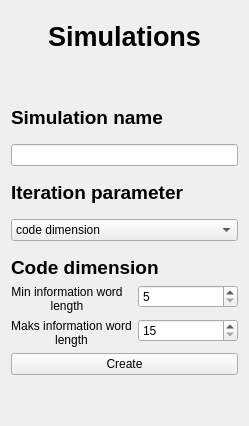
          <widget class="QWidget" name="page_simulation">
           <layout class="QVBoxLayout" name="verticalLayout_14">
            <property name="spacing">
             <number>15</number>
            </property>
            <item>
             <widget class="QLabel" name="lbl_page_coder_3">
              <property name="minimumSize">
               <size>
                <width>0</width>
                <height>50</height>
               </size>
              </property>
              <property name="maximumSize">
               <size>
                <width>16777215</width>
                <height>50</height>
               </size>
              </property>
              <property name="font">
               <font>
                <pointsize>20</pointsize>
                <bold>true</bold>
               </font>
              </property>
              <property name="text">
               <string>Simulations</string>
              </property>
              <property name="alignment">
               <set>Qt::AlignmentFlag::AlignCenter</set>
              </property>
             </widget>
            </item>
            <item>
             <spacer name="verticalSpacer">
              <property name="orientation">
               <enum>Qt::Orientation::Vertical</enum>
              </property>
              <property name="sizeType">
               <enum>QSizePolicy::Policy::Fixed</enum>
              </property>
              <property name="sizeHint" stdset="0">
               <size>
                <width>20</width>
                <height>30</height>
               </size>
              </property>
             </spacer>
            </item>
            <item>
             <layout class="QVBoxLayout" name="verticalLayout_10">
              <item>
               <widget class="QLabel" name="label_11">
                <property name="font">
                 <font>
                  <pointsize>14</pointsize>
                  <bold>true</bold>
                 </font>
                </property>
                <property name="text">
                 <string>Simulation name</string>
                </property>
               </widget>
              </item>
              <item>
               <widget class="QLineEdit" name="lineEdit_simName"/>
              </item>
             </layout>
            </item>
            <item>
             <layout class="QVBoxLayout" name="verticalLayout_12">
              <item>
               <widget class="QLabel" name="label_7">
                <property name="font">
                 <font>
                  <pointsize>14</pointsize>
                  <bold>true</bold>
                 </font>
                </property>
                <property name="text">
                 <string>Iteration parameter</string>
                </property>
               </widget>
              </item>
              <item>
               <widget class="QComboBox" name="cBox_simParam">
                <item>
                 <property name="text">
                  <string>code dimension</string>
                 </property>
                </item>
               </widget>
              </item>
             </layout>
            </item>
            <item>
             <widget class="QStackedWidget" name="stackedW_simulation">
              <property name="currentIndex">
               <number>0</number>
              </property>
              <widget class="QWidget" name="page_simParam_codeDimension">
               <layout class="QVBoxLayout" name="verticalLayout_13">
                <property name="leftMargin">
                 <number>0</number>
                </property>
                <property name="topMargin">
                 <number>0</number>
                </property>
                <property name="rightMargin">
                 <number>0</number>
                </property>
                <property name="bottomMargin">
                 <number>0</number>
                </property>
                <item>
                 <widget class="QLabel" name="label_8">
                  <property name="font">
                   <font>
                    <pointsize>14</pointsize>
                    <bold>true</bold>
                   </font>
                  </property>
                  <property name="text">
                   <string>Code dimension</string>
                  </property>
                 </widget>
                </item>
                <item>
                 <layout class="QFormLayout" name="formLayout">
                  <item row="0" column="0">
                   <widget class="QLabel" name="label_9">
                    <property name="text">
                     <string>Min information word length</string>
                    </property>
                    <property name="alignment">
                     <set>Qt::AlignmentFlag::AlignCenter</set>
                    </property>
                    <property name="wordWrap">
                     <bool>true</bool>
                    </property>
                   </widget>
                  </item>
                  <item row="0" column="1">
                   <widget class="QSpinBox" name="spinBox_minCodeDimension">
                    <property name="minimumSize">
                     <size>
                      <width>100</width>
                      <height>0</height>
                     </size>
                    </property>
                    <property name="minimum">
                     <number>5</number>
                    </property>
                    <property name="maximum">
                     <number>1500</number>
                    </property>
                   </widget>
                  </item>
                  <item row="1" column="0">
                   <widget class="QLabel" name="label_10">
                    <property name="text">
                     <string>Maks information word length</string>
                    </property>
                    <property name="alignment">
                     <set>Qt::AlignmentFlag::AlignCenter</set>
                    </property>
                    <property name="wordWrap">
                     <bool>true</bool>
                    </property>
                   </widget>
                  </item>
                  <item row="1" column="1">
                   <widget class="QSpinBox" name="spinBox_maxCodeDimension">
                    <property name="minimumSize">
                     <size>
                      <width>100</width>
                      <height>0</height>
                     </size>
                    </property>
                    <property name="minimum">
                     <number>15</number>
                    </property>
                    <property name="maximum">
                     <number>10000</number>
                    </property>
                   </widget>
                  </item>
                 </layout>
                </item>
                <item>
                 <widget class="QPushButton" name="pBtn_simulation_createCodeDimension">
                  <property name="text">
                   <string>Create</string>
                  </property>
                 </widget>
                </item>
                <item>
                 <spacer name="verticalSpacer_2">
                  <property name="orientation">
                   <enum>Qt::Orientation::Vertical</enum>
                  </property>
                  <property name="sizeHint" stdset="0">
                   <size>
                    <width>20</width>
                    <height>40</height>
                   </size>
                  </property>
                 </spacer>
                </item>
               </layout>
              </widget>
              <widget class="QWidget" name="page_2"/>
             </widget>
            </item>
           </layout>
          </widget>
